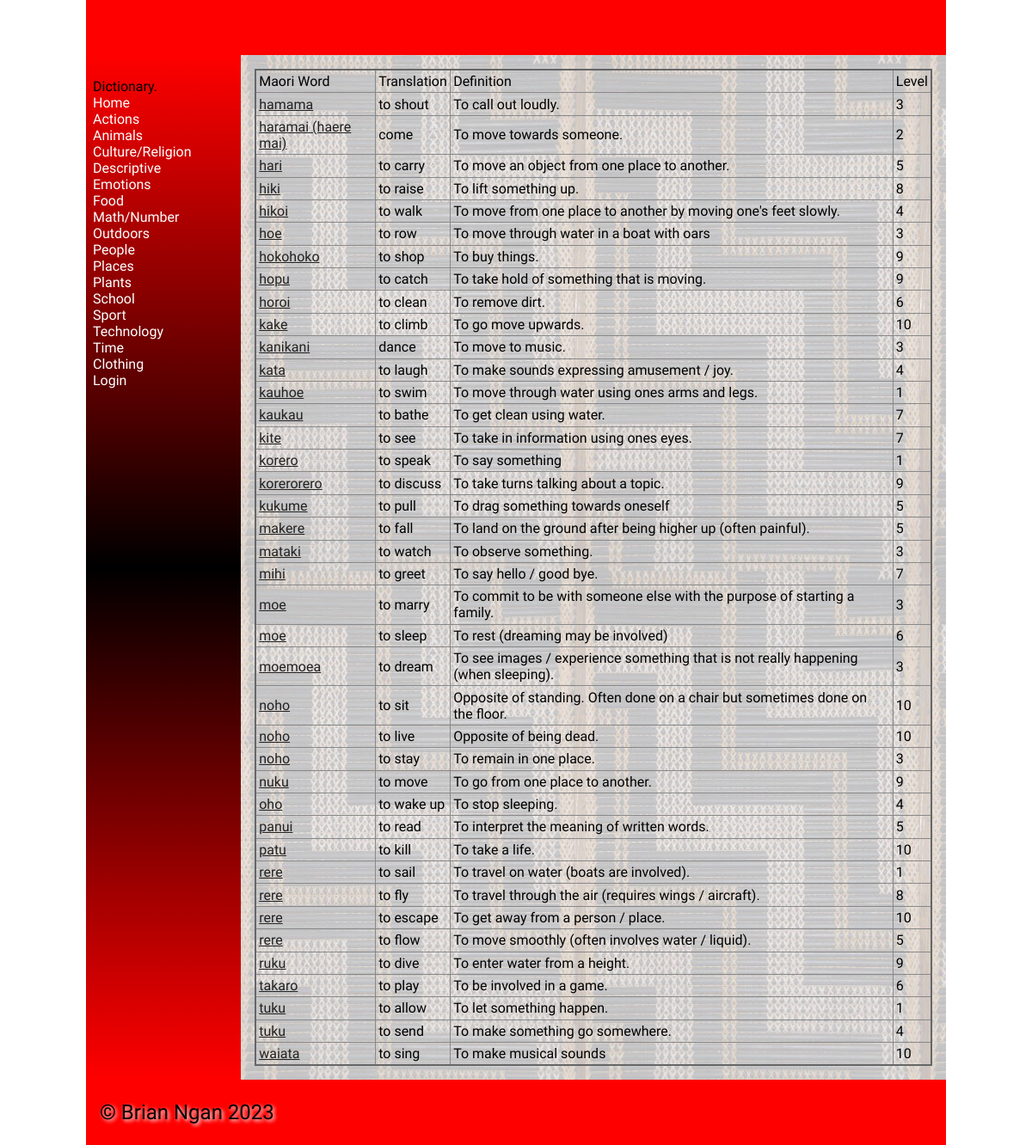
Before: /category/1 with the older database file.
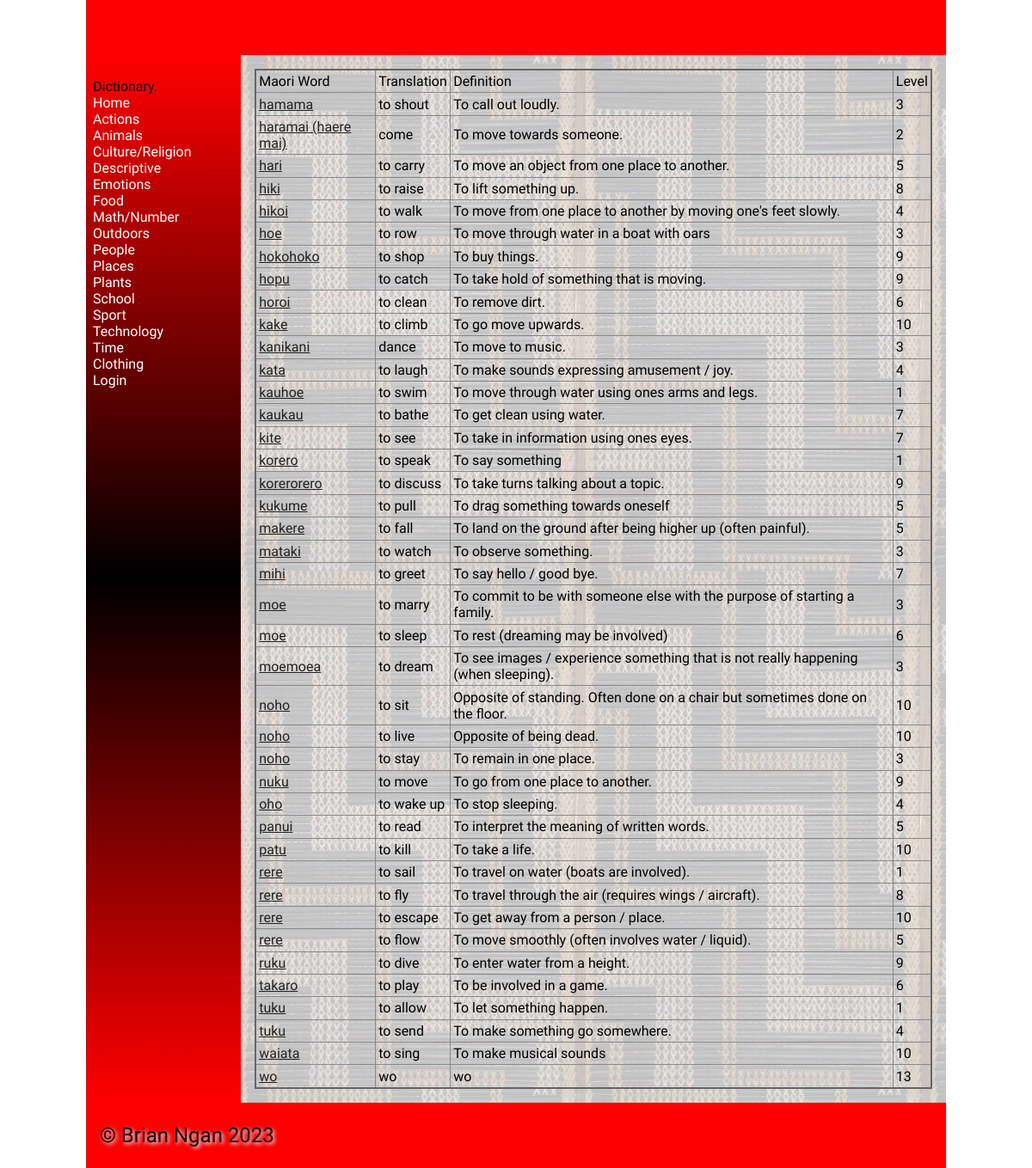
After: the same page with the newer database file.
### tables this page shows
CREATE TABLE categories
(
    id       integer
        primary key autoincrement,
    category varchar(30)
);

CREATE TABLE "vocab_list"
(
    id                  integer
        primary key autoincrement,
    maori_word          varchar default 30,
    english_translation varchar default 30,
    category            integer,
    definition          varchar default 500,
    level               integer,
    image               varchar(60),
    author              integer,
    last_edit_time      varchar(50)
);

### flaskProject/app.py (the view)
@app.route('/category/<cat_id>')
def render_words(cat_id):
    con = create_connection(DATABASE)
    cur = con.cursor()
    query = "SELECT * FROM vocab_list WHERE category = ?"
    cur.execute(query, (cat_id,))
    words_list = cur.fetchall()
    return render_template('dictionary.html', logged_in=logged_in_checker(), categories=get_all_category(),
                           words=words_list)

### flaskProject/app.py (called while the page is built)
def create_connection(db_file):
    try:
        connection = sqlite3.connect(db_file)
        return connection
    except Error as e:
        print(e)
    return None

def logged_in_checker():
    if session.get('email') is None:
        return None
    elif session.get('user_type') == 1:
        return 0
    elif session.get('user_type') == 2:
        return 1

def get_all_category():
    con = create_connection(DATABASE)
    cur = con.cursor()
    query = "SELECT * FROM categories"
    cur.execute(query, )
    return cur.fetchall()

### flaskProject/templates/dictionary.html (shortened to what this page needs)
{% extends "base.html" %}
{% block main %}
<div class="word-block">
    <table>
        <thead>
            <tr>
                <td>Maori Word</td>
                <td>Translation</td>
                <td>Definition</td>
                <td>Level</td>
            </tr>
        </thead>
        <tbody>
        {% for word in words %}
            <tr>
                <td><a href="/worddisplay/{{word[0]}}">{{ word[1] }}</a></td>
                <td>{{ word[2] }}</td>
                <td>{{ word[4] }}</td>
                <td>{{ word[5] }}</td>
            </tr>
        {% endfor %}
        </tbody>
    </table>
</div>
{% endblock %}

### flaskProject/templates/base.html (shortened to what this page needs)
<!doctype html>
<html lang="en">
<head>
	<link href="{{ url_for('static', filename='css/style.css') }}" rel="stylesheet">
</head>
<body>
	<div id="container">
		<header>
			<h1>{% block heading %}{% endblock %}</h1>
		</header>
		<nav>
			<div class="container">
				<div class="navbar-brand">Dictionary.</div>
					<div class="navbar-links">
						<a href="/">Home</a><br>
                        {% for category in categories %}
                        <a href="/category/{{ category[0] }}">{{ category[1] }}</a><br>
                        {% endfor %}
						{% if logged_in == None %}
						<a href="/login">Login</a>
						{% else %}
						<a href="/logout">Logout</a>
						{%endif%}
					</div>
			</div>
		</nav>
		<main>
            {% block main%}{% endblock %}
        </main>
		<footer>
			<p>
				&copy; Brian Ngan 2023
			</p>
		</footer>
	</div>
</body>
</html>

Changed rows visible on the page:
added vocab_list: maori_word "wo", english_translation "wo", definition "wo", level "13"
